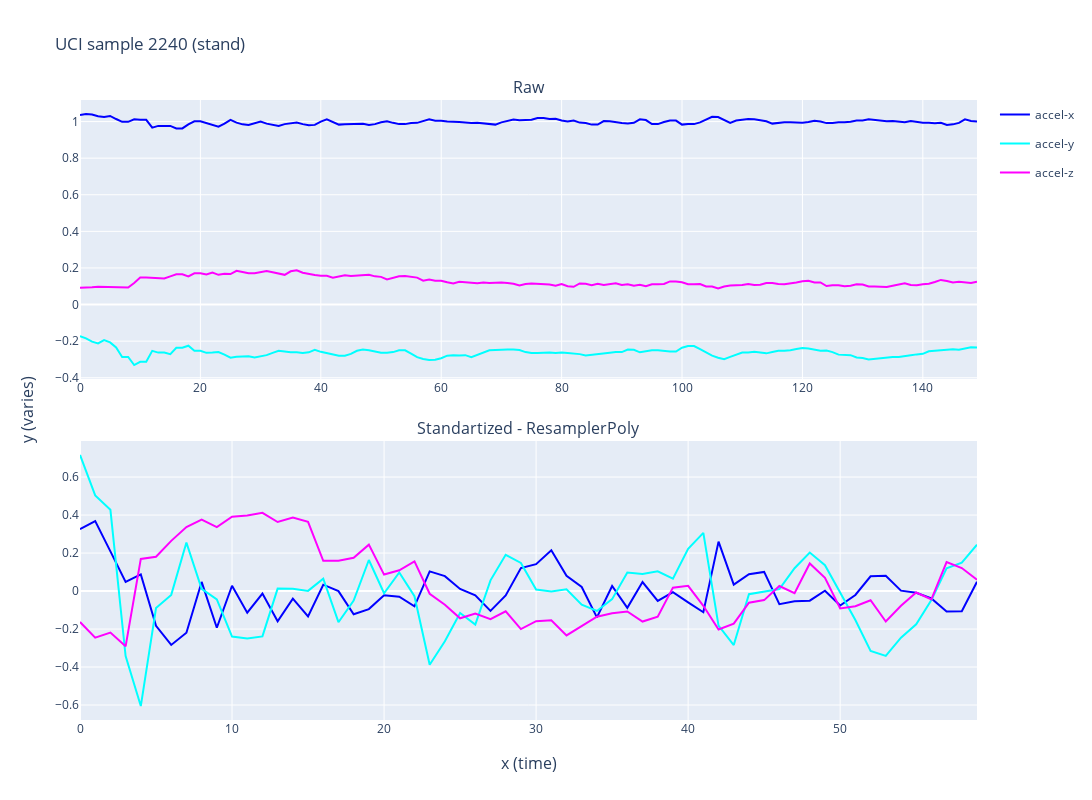
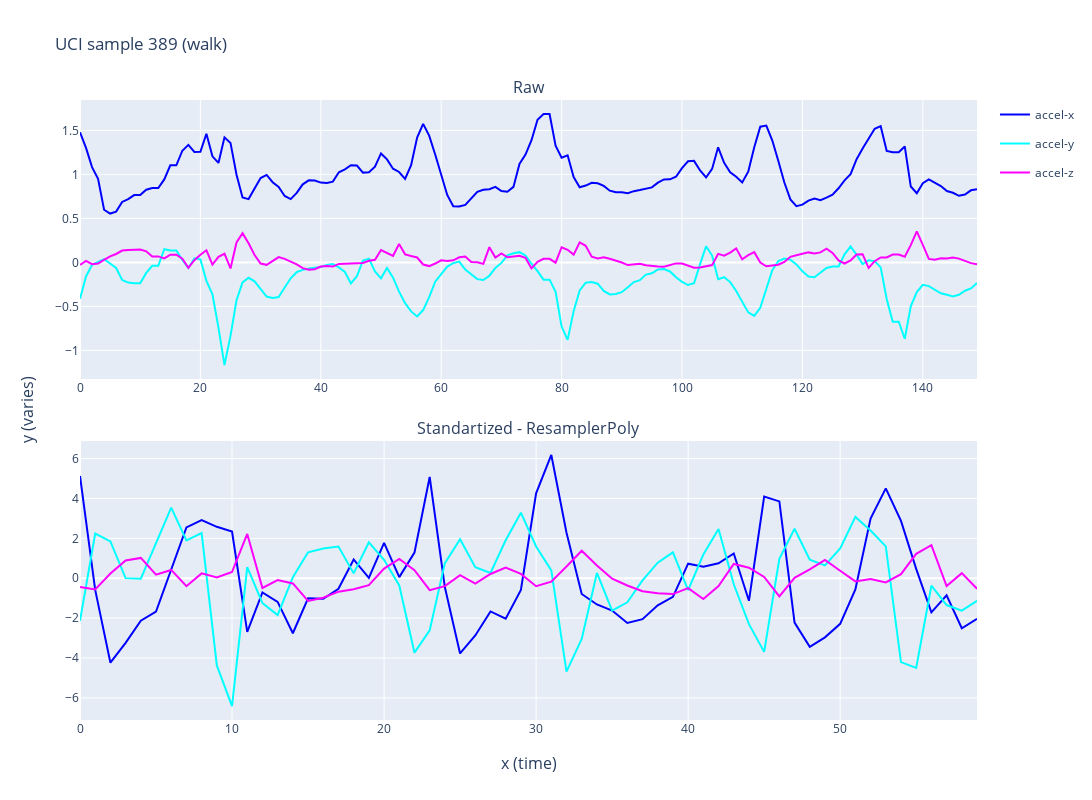
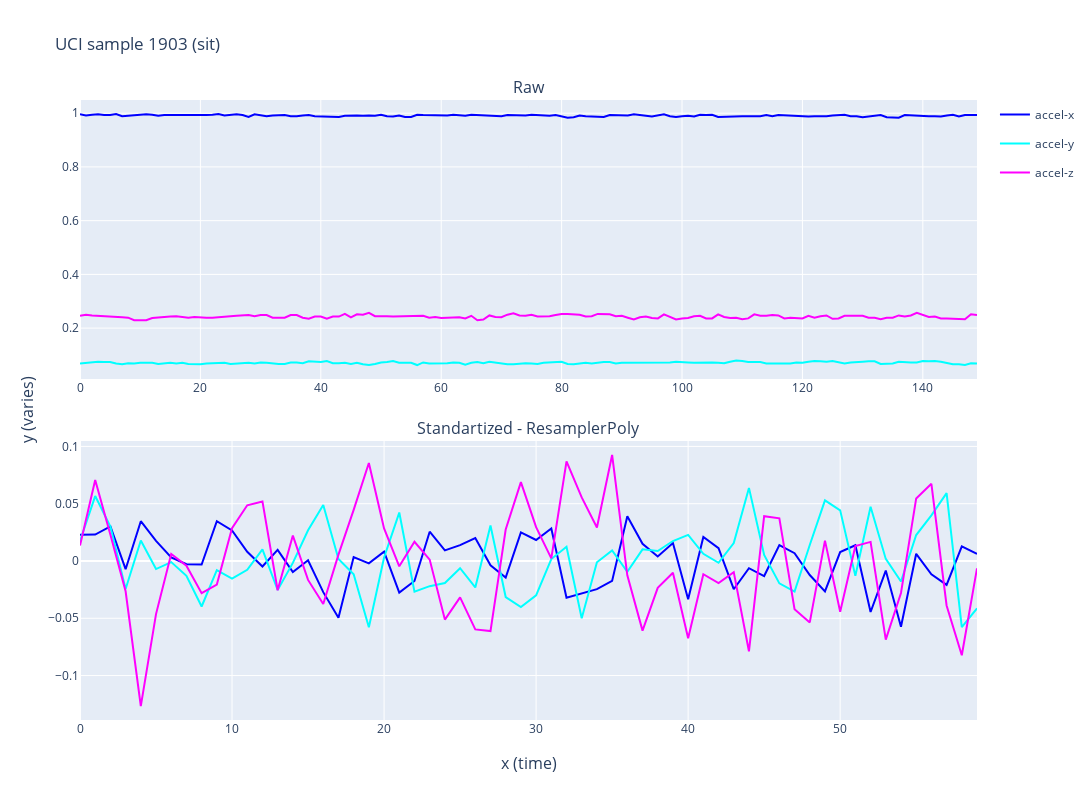
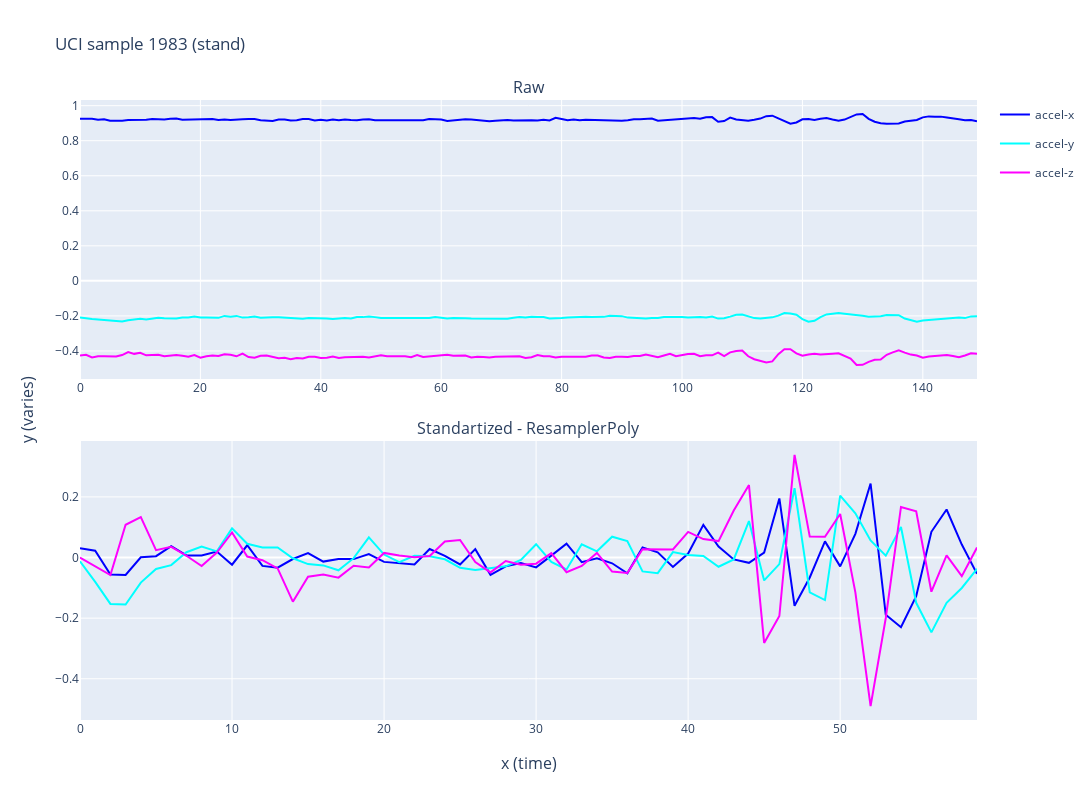

Notebook cell for these charts, in order:
### Code cell
selected_samples = random.sample(range(len(train_raw)), 5)

for i in selected_samples:
    label = standartized_codes[train_raw[i][1]]

    fig = generate_plots(
        train_raw,
        train_processed,
        sample_no=i,
        windows=["accel-x", "accel-y", "accel-z"],
        height=800,
        width=1200,
        names=["Raw", "Standartized - ResamplerPoly"],
        vertical_spacing=0.1,
        title=f"UCI sample {i} ({label})",
        x_title="x (time)",
        y_title="y (varies)",
    )
    fig.show()

### Figure 1 — Plotly figure (JSON) as saved in the notebook; plotly's stock layout.template omitted (floating-point values rounded to 4 significant figures; data arrays with more than 128 entries replaced by an {"elided": "..."} marker saying what was removed)
{"data": [{"legendgroup": "0", "line": {"color": "blue"}, "mode": "lines", "name": "accel-x", "showlegend": true, "type": "scatter", "xaxis": "x", "y": {"elided": "150 float values"}, "yaxis": "y"}, {"legendgroup": "1", "line": {"color": "cyan"}, "mode": "lines", "name": "accel-y", "showlegend": true, "type": "scatter", "xaxis": "x", "y": {"elided": "150 float values"}, "yaxis": "y"}, {"legendgroup": "2", "line": {"color": "magenta"}, "mode": "lines", "name": "accel-z", "showlegend": true, "type": "scatter", "xaxis": "x", "y": {"elided": "150 float values"}, "yaxis": "y"}, {"legendgroup": "0", "line": {"color": "blue"}, "mode": "lines", "name": "accel-x", "showlegend": false, "type": "scatter", "xaxis": "x2", "y": [0.3254, 0.3681, 0.2086, 0.0484, 0.08752, -0.1831, -0.2838, -0.2192, 0.04797, -0.1931, 0.02804, -0.1136, -0.01359, -0.1592, -0.03993, -0.1338, 0.03342, -0.0005099, -0.1221, -0.09489, -0.02179, -0.02938, -0.08038, 0.1033, 0.07839, 0.01078, -0.02242, -0.1047, -0.02292, 0.1213, 0.1413, 0.2145, 0.08008, 0.02133, -0.1383, 0.02652, -0.08816, 0.04708, -0.05204, -0.005298, -0.05962, -0.1115, 0.2602, 0.03386, 0.08851, 0.1007, -0.0692, -0.05323, -0.05073, 0.001832, -0.07649, -0.02066, 0.07736, 0.08091, 0.002278, -0.009327, -0.03868, -0.1076, -0.1062, 0.04888], "yaxis": "y2"}, {"legendgroup": "1", "line": {"color": "cyan"}, "mode": "lines", "name": "accel-y", "showlegend": false, "type": "scatter", "xaxis": "x2", "y": [0.7164, 0.5031, 0.4277, -0.3423, -0.6053, -0.0896, -0.02023, 0.2551, 0.01158, -0.04358, -0.2394, -0.2495, -0.2387, 0.01283, 0.01152, 0.0007769, 0.06538, -0.1639, -0.04987, 0.1635, -0.01169, 0.09792, -0.02744, -0.3882, -0.2646, -0.1155, -0.1765, 0.05653, 0.1905, 0.148, 0.008189, -0.002476, 0.009573, -0.07178, -0.1049, -0.04267, 0.09766, 0.08978, 0.1037, 0.06554, 0.2228, 0.3063, -0.1823, -0.2842, -0.01676, -0.001925, 0.0108, 0.1202, 0.2025, 0.136, -0.007886, -0.1527, -0.3148, -0.3412, -0.2455, -0.1748, -0.04783, 0.1199, 0.1496, 0.2443], "yaxis": "y2"}, {"legendgroup": "2", "line": {"color": "magenta"}, "mode": "lines", "name": "accel-z", "showlegend": false, "type": "scatter", "xaxis": "x2", "y": [-0.1631, -0.2454, -0.2186, -0.291, 0.1693, 0.1808, 0.2643, 0.3369, 0.376, 0.3366, 0.3911, 0.3976, 0.4118, 0.3633, 0.3864, 0.364, 0.1592, 0.1594, 0.1751, 0.2442, 0.08668, 0.1096, 0.1563, -0.01407, -0.07206, -0.1436, -0.1185, -0.1479, -0.1063, -0.2001, -0.1588, -0.1541, -0.2333, -0.1837, -0.135, -0.117, -0.1073, -0.1606, -0.1347, 0.01789, 0.02724, -0.07768, -0.2023, -0.1712, -0.06158, -0.04766, 0.0264, -0.01113, 0.1453, 0.06965, -0.09193, -0.08017, -0.04845, -0.1605, -0.0772, -0.007744, -0.04385, 0.1524, 0.1209, 0.05965], "yaxis": "y2"}], "layout": {"annotations": [{"font": {"size": 16}, "showarrow": false, "text": "Raw", "x": 0.5, "xanchor": "center", "xref": "paper", "y": 1, "yanchor": "bottom", "yref": "paper"}, {"font": {"size": 16}, "showarrow": false, "text": "Standartized - ResamplerPoly", "x": 0.5, "xanchor": "center", "xref": "paper", "y": 0.45, "yanchor": "bottom", "yref": "paper"}, {"font": {"size": 16}, "showarrow": false, "text": "x (time)", "x": 0.5, "xanchor": "center", "xref": "paper", "y": 0, "yanchor": "top", "yref": "paper", "yshift": -30}, {"font": {"size": 16}, "showarrow": false, "text": "y (varies)", "textangle": -90, "x": 0, "xanchor": "right", "xref": "paper", "xshift": -40, "y": 0.5, "yanchor": "middle", "yref": "paper"}], "height": 800, "title": {"text": "UCI sample 2240 (stand)"}, "width": 1200, "xaxis": {"anchor": "y", "domain": [0, 1]}, "xaxis2": {"anchor": "y2", "domain": [0, 1]}, "yaxis": {"anchor": "x", "domain": [0.55, 1]}, "yaxis2": {"anchor": "x2", "domain": [0, 0.45]}}}

### Figure 2 — Plotly figure (JSON) as saved in the notebook; plotly's stock layout.template omitted (floating-point values rounded to 4 significant figures; data arrays with more than 128 entries replaced by an {"elided": "..."} marker saying what was removed)
{"data": [{"legendgroup": "0", "line": {"color": "blue"}, "mode": "lines", "name": "accel-x", "showlegend": true, "type": "scatter", "xaxis": "x", "y": {"elided": "150 float values"}, "yaxis": "y"}, {"legendgroup": "1", "line": {"color": "cyan"}, "mode": "lines", "name": "accel-y", "showlegend": true, "type": "scatter", "xaxis": "x", "y": {"elided": "150 float values"}, "yaxis": "y"}, {"legendgroup": "2", "line": {"color": "magenta"}, "mode": "lines", "name": "accel-z", "showlegend": true, "type": "scatter", "xaxis": "x", "y": {"elided": "150 float values"}, "yaxis": "y"}, {"legendgroup": "0", "line": {"color": "blue"}, "mode": "lines", "name": "accel-x", "showlegend": false, "type": "scatter", "xaxis": "x2", "y": [5.132, -0.5827, -4.235, -3.236, -2.129, -1.667, 0.4379, 2.547, 2.918, 2.578, 2.344, -2.691, -0.7116, -1.184, -2.758, -1.009, -1.027, -0.5255, 0.9431, 0.02306, 1.772, 0.05571, 1.286, 5.077, -0.4529, -3.771, -2.87, -1.663, -2.027, -0.5888, 4.261, 6.182, 2.279, -0.7896, -1.315, -1.619, -2.241, -2.051, -1.359, -0.9341, 0.7296, 0.5801, 0.7513, 1.239, -1.129, 4.09, 3.852, -2.221, -3.437, -2.963, -2.287, -0.5581, 2.997, 4.506, 2.875, 0.4687, -1.714, -0.8575, -2.507, -2.031], "yaxis": "y2"}, {"legendgroup": "1", "line": {"color": "cyan"}, "mode": "lines", "name": "accel-y", "showlegend": false, "type": "scatter", "xaxis": "x2", "y": [-2.132, 2.237, 1.845, 0.006171, -0.02425, 1.781, 3.538, 1.901, 2.263, -4.369, -6.408, 0.5553, -1.246, -1.85, 0.05118, 1.303, 1.495, 1.585, 0.2446, 1.805, 0.9258, -0.3617, -3.732, -2.616, 0.7597, 1.955, 0.556, 0.2659, 1.907, 3.289, 1.593, 0.3944, -4.684, -3.048, 0.267, -1.621, -1.207, -0.1051, 0.7808, 1.301, -0.5961, 1.188, 2.472, -0.3025, -2.302, -3.691, 0.9786, 2.481, 0.9255, 0.6481, 1.489, 3.077, 2.394, 1.598, -4.205, -4.493, -0.3735, -1.343, -1.624, -1.133], "yaxis": "y2"}, {"legendgroup": "2", "line": {"color": "magenta"}, "mode": "lines", "name": "accel-z", "showlegend": false, "type": "scatter", "xaxis": "x2", "y": [-0.4361, -0.5576, 0.2331, 0.8946, 1.018, 0.1809, 0.4165, -0.4002, 0.2441, 0.03847, 0.31, 2.219, -0.4889, -0.08983, -0.2587, -1.14, -0.9735, -0.6727, -0.5513, -0.3457, 0.4827, 0.9665, 0.4016, -0.5992, -0.3945, 0.1512, -0.2701, 0.213, 0.5371, 0.2188, -0.3998, -0.1689, 0.5908, 1.381, 0.6389, -0.01951, -0.3626, -0.6483, -0.7479, -0.7938, -0.4975, -1.043, -0.393, 0.7175, 0.5271, 0.06393, -0.9082, 0.02276, 0.4406, 0.9141, 0.3772, -0.1589, -0.03456, -0.2133, 0.2056, 1.226, 1.658, -0.3945, 0.2571, -0.5232], "yaxis": "y2"}], "layout": {"annotations": [{"font": {"size": 16}, "showarrow": false, "text": "Raw", "x": 0.5, "xanchor": "center", "xref": "paper", "y": 1, "yanchor": "bottom", "yref": "paper"}, {"font": {"size": 16}, "showarrow": false, "text": "Standartized - ResamplerPoly", "x": 0.5, "xanchor": "center", "xref": "paper", "y": 0.45, "yanchor": "bottom", "yref": "paper"}, {"font": {"size": 16}, "showarrow": false, "text": "x (time)", "x": 0.5, "xanchor": "center", "xref": "paper", "y": 0, "yanchor": "top", "yref": "paper", "yshift": -30}, {"font": {"size": 16}, "showarrow": false, "text": "y (varies)", "textangle": -90, "x": 0, "xanchor": "right", "xref": "paper", "xshift": -40, "y": 0.5, "yanchor": "middle", "yref": "paper"}], "height": 800, "title": {"text": "UCI sample 389 (walk)"}, "width": 1200, "xaxis": {"anchor": "y", "domain": [0, 1]}, "xaxis2": {"anchor": "y2", "domain": [0, 1]}, "yaxis": {"anchor": "x", "domain": [0.55, 1]}, "yaxis2": {"anchor": "x2", "domain": [0, 0.45]}}}

### Figure 3 — Plotly figure (JSON) as saved in the notebook; plotly's stock layout.template omitted (floating-point values rounded to 4 significant figures; data arrays with more than 128 entries replaced by an {"elided": "..."} marker saying what was removed)
{"data": [{"legendgroup": "0", "line": {"color": "blue"}, "mode": "lines", "name": "accel-x", "showlegend": true, "type": "scatter", "xaxis": "x", "y": {"elided": "150 float values"}, "yaxis": "y"}, {"legendgroup": "1", "line": {"color": "cyan"}, "mode": "lines", "name": "accel-y", "showlegend": true, "type": "scatter", "xaxis": "x", "y": {"elided": "150 float values"}, "yaxis": "y"}, {"legendgroup": "2", "line": {"color": "magenta"}, "mode": "lines", "name": "accel-z", "showlegend": true, "type": "scatter", "xaxis": "x", "y": {"elided": "150 float values"}, "yaxis": "y"}, {"legendgroup": "0", "line": {"color": "blue"}, "mode": "lines", "name": "accel-x", "showlegend": false, "type": "scatter", "xaxis": "x2", "y": [0.02298, 0.02308, 0.03017, -0.007161, 0.03474, 0.01757, 0.003179, -0.002865, -0.003159, 0.03474, 0.02668, 0.00807, -0.004839, 0.009665, -0.009728, 0.000601, -0.0272, -0.04945, 0.003373, -0.002093, 0.008066, -0.02755, -0.01742, 0.02558, 0.009202, 0.01382, 0.01997, -0.00379, -0.01451, 0.02495, 0.01834, 0.0284, -0.03202, -0.02856, -0.02459, -0.01743, 0.03898, 0.01495, 0.003869, 0.01565, -0.03346, 0.02092, 0.01126, -0.02465, -0.00633, -0.01315, 0.01393, 0.006805, -0.01227, -0.0265, 0.007819, 0.01374, -0.04455, -0.0084, -0.05737, 0.006259, -0.01162, -0.02091, 0.01277, 0.00614], "yaxis": "y2"}, {"legendgroup": "1", "line": {"color": "cyan"}, "mode": "lines", "name": "accel-y", "showlegend": false, "type": "scatter", "xaxis": "x2", "y": [0.01741, 0.05667, 0.03004, -0.02443, 0.01781, -0.007054, -0.0009477, -0.013, -0.03974, -0.00803, -0.01538, -0.007669, 0.01019, -0.02533, -0.001648, 0.02679, 0.04891, 0.001774, -0.01156, -0.05791, 0.003001, 0.04227, -0.02681, -0.02198, -0.01923, -0.006333, -0.02306, 0.03093, -0.03146, -0.0402, -0.03, 0.001659, 0.01237, -0.05004, -0.00113, 0.009204, -0.009359, 0.01015, 0.008654, 0.01741, 0.02282, 0.006301, -0.001557, 0.01569, 0.06379, 0.005345, -0.01955, -0.02671, 0.01391, 0.05291, 0.04422, -0.01299, 0.04728, 0.001807, -0.01795, 0.02265, 0.03981, 0.05917, -0.05765, -0.0413], "yaxis": "y2"}, {"legendgroup": "2", "line": {"color": "magenta"}, "mode": "lines", "name": "accel-z", "showlegend": false, "type": "scatter", "xaxis": "x2", "y": [0.01346, 0.07074, 0.02298, -0.02645, -0.1266, -0.04638, 0.006141, -0.004175, -0.02815, -0.02062, 0.02869, 0.04862, 0.05198, -0.02558, 0.02219, -0.01655, -0.03762, 0.005519, 0.04463, 0.08548, 0.02837, -0.00467, 0.01673, 0.001198, -0.05116, -0.03176, -0.05975, -0.06118, 0.02745, 0.06885, 0.02951, 0.002259, 0.08697, 0.05547, 0.02921, 0.09255, -0.01255, -0.06077, -0.02341, -0.01021, -0.06748, -0.01155, -0.01921, -0.009748, -0.07883, 0.03908, 0.03726, -0.04216, -0.05362, 0.01775, -0.04427, 0.01306, 0.01665, -0.0686, -0.02796, 0.05462, 0.06736, -0.03879, -0.08225, -0.00639], "yaxis": "y2"}], "layout": {"annotations": [{"font": {"size": 16}, "showarrow": false, "text": "Raw", "x": 0.5, "xanchor": "center", "xref": "paper", "y": 1, "yanchor": "bottom", "yref": "paper"}, {"font": {"size": 16}, "showarrow": false, "text": "Standartized - ResamplerPoly", "x": 0.5, "xanchor": "center", "xref": "paper", "y": 0.45, "yanchor": "bottom", "yref": "paper"}, {"font": {"size": 16}, "showarrow": false, "text": "x (time)", "x": 0.5, "xanchor": "center", "xref": "paper", "y": 0, "yanchor": "top", "yref": "paper", "yshift": -30}, {"font": {"size": 16}, "showarrow": false, "text": "y (varies)", "textangle": -90, "x": 0, "xanchor": "right", "xref": "paper", "xshift": -40, "y": 0.5, "yanchor": "middle", "yref": "paper"}], "height": 800, "title": {"text": "UCI sample 1903 (sit)"}, "width": 1200, "xaxis": {"anchor": "y", "domain": [0, 1]}, "xaxis2": {"anchor": "y2", "domain": [0, 1]}, "yaxis": {"anchor": "x", "domain": [0.55, 1]}, "yaxis2": {"anchor": "x2", "domain": [0, 0.45]}}}

### Figure 4 — Plotly figure (JSON) as saved in the notebook; plotly's stock layout.template omitted (floating-point values rounded to 4 significant figures; data arrays with more than 128 entries replaced by an {"elided": "..."} marker saying what was removed)
{"data": [{"legendgroup": "0", "line": {"color": "blue"}, "mode": "lines", "name": "accel-x", "showlegend": true, "type": "scatter", "xaxis": "x", "y": {"elided": "150 float values"}, "yaxis": "y"}, {"legendgroup": "1", "line": {"color": "cyan"}, "mode": "lines", "name": "accel-y", "showlegend": true, "type": "scatter", "xaxis": "x", "y": {"elided": "150 float values"}, "yaxis": "y"}, {"legendgroup": "2", "line": {"color": "magenta"}, "mode": "lines", "name": "accel-z", "showlegend": true, "type": "scatter", "xaxis": "x", "y": {"elided": "150 float values"}, "yaxis": "y"}, {"legendgroup": "0", "line": {"color": "blue"}, "mode": "lines", "name": "accel-x", "showlegend": false, "type": "scatter", "xaxis": "x2", "y": [0.03079, 0.02265, -0.05594, -0.05746, 0.0008965, 0.00449, 0.03779, 0.006847, 0.006961, 0.01987, -0.02375, 0.04052, -0.02754, -0.03364, -0.004855, 0.01463, -0.01337, -0.0051, -0.005199, 0.01143, -0.01433, -0.01908, -0.02312, 0.02817, 0.005796, -0.02288, 0.02768, -0.0569, -0.02908, -0.01803, -0.0323, 0.006225, 0.04582, -0.01544, -0.002122, -0.01895, -0.05212, 0.03344, 0.01738, -0.03081, 0.01336, 0.1079, 0.03648, -0.00626, -0.01742, 0.01629, 0.1949, -0.1592, -0.06568, 0.05335, -0.02912, 0.07832, 0.2443, -0.189, -0.2301, -0.1277, 0.08495, 0.1585, 0.04278, -0.05386], "yaxis": "y2"}, {"legendgroup": "1", "line": {"color": "cyan"}, "mode": "lines", "name": "accel-y", "showlegend": false, "type": "scatter", "xaxis": "x2", "y": [-0.0126, -0.08006, -0.153, -0.1549, -0.08256, -0.03778, -0.02495, 0.01751, 0.03616, 0.02023, 0.09672, 0.04545, 0.03308, 0.03354, -0.002465, -0.02151, -0.02593, -0.04207, -0.00203, 0.06657, 0.009866, -0.01514, 0.005578, 0.004403, -0.005791, -0.03382, -0.04119, -0.03614, -0.02907, -0.008143, 0.04404, -0.01433, -0.03924, 0.04381, 0.02062, 0.06881, 0.05446, -0.04568, -0.05164, 0.01802, 0.008708, 0.004936, -0.03041, -0.006162, 0.1202, -0.07541, -0.02155, 0.2287, -0.1148, -0.1401, 0.2045, 0.1461, 0.05625, 0.006289, 0.1007, -0.1493, -0.247, -0.1495, -0.1004, -0.03716], "yaxis": "y2"}, {"legendgroup": "2", "line": {"color": "magenta"}, "mode": "lines", "name": "accel-z", "showlegend": false, "type": "scatter", "xaxis": "x2", "y": [-0.0001548, -0.02841, -0.05777, 0.108, 0.1336, 0.02422, 0.03516, 0.005911, -0.02785, 0.0165, 0.08283, 0.003213, -0.008638, -0.03597, -0.1455, -0.06345, -0.05638, -0.06628, -0.02692, -0.03267, 0.01518, 0.006953, 0.0008548, 0.004956, 0.05269, 0.05774, -0.01493, -0.04907, -0.01127, -0.02345, -0.02018, 0.01473, -0.04838, -0.02776, 0.01518, -0.0463, -0.05074, 0.02724, 0.02642, 0.0269, 0.08468, 0.06108, 0.05421, 0.1553, 0.2393, -0.2817, -0.193, 0.3385, 0.06918, 0.06847, 0.1435, -0.1148, -0.49, -0.1995, 0.1669, 0.1528, -0.1128, 0.006943, -0.06147, 0.03306], "yaxis": "y2"}], "layout": {"annotations": [{"font": {"size": 16}, "showarrow": false, "text": "Raw", "x": 0.5, "xanchor": "center", "xref": "paper", "y": 1, "yanchor": "bottom", "yref": "paper"}, {"font": {"size": 16}, "showarrow": false, "text": "Standartized - ResamplerPoly", "x": 0.5, "xanchor": "center", "xref": "paper", "y": 0.45, "yanchor": "bottom", "yref": "paper"}, {"font": {"size": 16}, "showarrow": false, "text": "x (time)", "x": 0.5, "xanchor": "center", "xref": "paper", "y": 0, "yanchor": "top", "yref": "paper", "yshift": -30}, {"font": {"size": 16}, "showarrow": false, "text": "y (varies)", "textangle": -90, "x": 0, "xanchor": "right", "xref": "paper", "xshift": -40, "y": 0.5, "yanchor": "middle", "yref": "paper"}], "height": 800, "title": {"text": "UCI sample 1983 (stand)"}, "width": 1200, "xaxis": {"anchor": "y", "domain": [0, 1]}, "xaxis2": {"anchor": "y2", "domain": [0, 1]}, "yaxis": {"anchor": "x", "domain": [0.55, 1]}, "yaxis2": {"anchor": "x2", "domain": [0, 0.45]}}}
